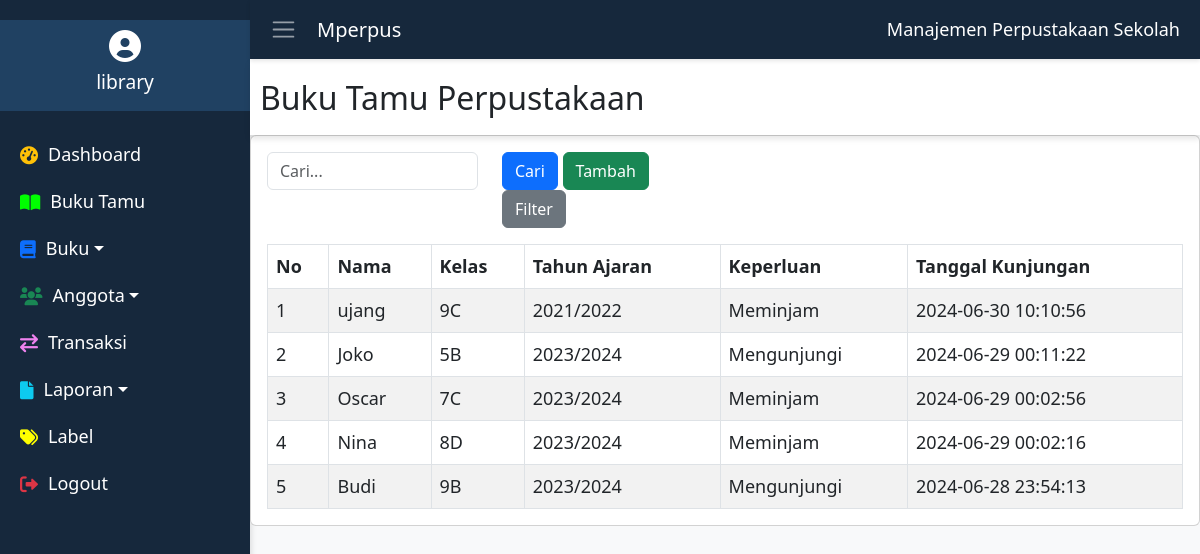
Page /views/buku_tamu.php on the committed database.
### tables this page shows
CREATE TABLE `buku_tamu` (
  `id` int(11) NOT NULL,
  `id_anggota` int(11) DEFAULT NULL,
  `keperluan` enum('meminjam','mengunjungi') DEFAULT NULL,
  `tanggal_kunjungan` timestamp NOT NULL DEFAULT current_timestamp(),
  `tahun_ajaran` varchar(10) NOT NULL
);

CREATE TABLE `anggota` (
  `id` int(11) NOT NULL,
  `nama` varchar(255) NOT NULL,
  `nisn` varchar(20) NOT NULL,
  `alamat` text NOT NULL,
  `telepon` varchar(15) NOT NULL,
  `kelas` varchar(50) NOT NULL,
  `foto_siswa` varchar(255) DEFAULT NULL,
  `tahun_ajaran` varchar(10) NOT NULL
);

### views/buku_tamu.php (the view, shortened to what this page needs)
<?php
include '../koneksi.php';
$sql = "SELECT buku_tamu.*, anggota.nama AS nama_anggota, anggota.kelas
        FROM buku_tamu
        JOIN anggota ON buku_tamu.id_anggota = anggota.id
        WHERE 1=1";
$searchKeyword = isset($_GET['keyword']) ? $_GET['keyword'] : '';
$sql .= " ORDER BY buku_tamu.tanggal_kunjungan DESC";
$result = mysqli_query($conn, $sql);
?>
<!DOCTYPE html>
<html lang="en">
<head>
    <link href="https://cdn.jsdelivr.net/npm/bootstrap@5.3.0-alpha1/dist/css/bootstrap.min.css" rel="stylesheet">
    <link href="https://cdnjs.cloudflare.com/ajax/libs/font-awesome/6.0.0-beta3/css/all.min.css" rel="stylesheet">
    <link rel="stylesheet" href="../css/dashboard.css">
    <link rel="stylesheet" href="../css/navbar.css">
    <link rel="stylesheet" href="../css/sidebar.css">
</head>
<body>
<?php include '../includes/sidebar.php'; ?>
<div class="content">
    <?php include '../includes/navbar.php'; ?>
    <div class="dashboard-header mb-0">
        <h2>Buku Tamu Perpustakaan</h2>
    </div>
    <div class="row">
        <div class="col-12">
            <div class="card">
                <div class="card-body">
                    <form method="GET" action="">
                        <div class="row mb-3">
                            <div class="col-md-3">
                                <input type="text" class="form-control" name="keyword" placeholder="Cari..." value="<?php echo htmlspecialchars($searchKeyword); ?>">
                            </div>
                            <div class="col-md-3">
                                <button type="submit" class="btn btn-primary">Cari</button>
                                <button type="button" class="btn btn-success" data-bs-toggle="modal" data-bs-target="#modalTambahBukuTamu">Tambah</button>
                                <button type="button" class="btn btn-secondary" data-bs-toggle="modal" data-bs-target="#modalFilter">Filter</button>
                            </div>
                        </div>
                    </form>
                    <div class="table-responsive">
                        <table class="table table-bordered table-hover table-striped mb-0 table-no-shadow">
                            <thead>
                                <tr>
                                    <th scope="col">No</th>
                                    <th scope="col">Nama</th>
                                    <th scope="col">Kelas</th>
                                    <th scope="col">Tahun Ajaran</th>
                                    <th scope="col">Keperluan</th>
                                    <th scope="col">Tanggal Kunjungan</th>
                                </tr>
                            </thead>
                            <tbody>
                            <?php
if (mysqli_num_rows($result) > 0) {
    $no = 1;
    while ($row = mysqli_fetch_assoc($result)) {
        echo "<tr data-bs-toggle='modal' data-bs-target='#modalDetailBukuTamu' data-id='" . $row['id'] . "'>";
        echo "<td>" . $no++ . "</td>";
        echo "<td>" . htmlspecialchars($row['nama_anggota']) . "</td>";
        echo "<td>" . htmlspecialchars($row['kelas']) . "</td>";
        echo "<td>" . htmlspecialchars($row['tahun_ajaran']) . "</td>";
        echo "<td>" . htmlspecialchars(ucfirst($row['keperluan'])) . "</td>";
        echo "<td>" . htmlspecialchars($row['tanggal_kunjungan']) . "</td>";
        echo "</tr>";
    }
} else {
    echo "<tr><td colspan='6' class='text-center'>Tidak ada data buku tamu</td></tr>";
}
?>
</body>
</html>

### css/dashboard.css (style rules this page uses)
body { display: flex; margin: 0; font-family: 'Segoe UI', Tahoma, Geneva, Verdana, sans-serif; font-size: 18px; background-color: #f8f9fa; }
.content { flex-grow: 1; padding: 0; display: flex; flex-direction: column; }
.dashboard-header { background-color: #ffffff; padding-bottom: 10px; padding-left: 10px; padding-top: 20px; margin-bottom: 20px; box-shadow: 0 4px 6px rgba(0, 0, 0, 0.1); z-index: 1; }

### css/sidebar.css (style rules this page uses)
body { display: flex; margin: 0; font-family: 'Segoe UI', Tahoma, Geneva, Verdana, sans-serif; font-size: 18px; background-color: #f8f9fa; }

### views/buku_tamu.php (style rules this page uses)
.table-no-shadow { box-shadow: none !important; }

### rows in the picture
buku_tamu: id_anggota.nama "ujang", id_anggota.kelas "9C", tahun_ajaran "2021/2022", keperluan "Meminjam", tanggal_kunjungan "2024-06-30 10:10:56"
buku_tamu: id_anggota.nama "Joko", id_anggota.kelas "5B", tahun_ajaran "2023/2024", keperluan "Mengunjungi", tanggal_kunjungan "2024-06-29 00:11:22"
buku_tamu: id_anggota.nama "Oscar", id_anggota.kelas "7C", tahun_ajaran "2023/2024", keperluan "Meminjam", tanggal_kunjungan "2024-06-29 00:02:56"
buku_tamu: id_anggota.nama "Nina", id_anggota.kelas "8D", tahun_ajaran "2023/2024", keperluan "Meminjam", tanggal_kunjungan "2024-06-29 00:02:16"
buku_tamu: id_anggota.nama "Budi", id_anggota.kelas "9B", tahun_ajaran "2023/2024", keperluan "Mengunjungi", tanggal_kunjungan "2024-06-28 23:54:13"
